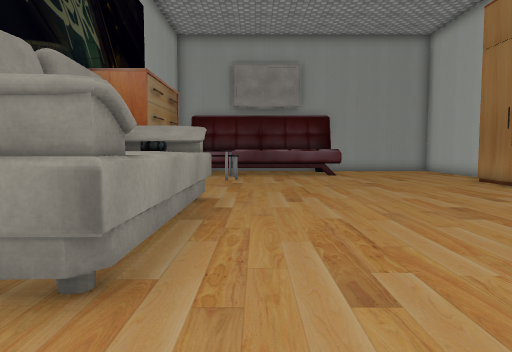
View 1 (above)

16 first-person views from a walk through a 3-D level made in the Unity game engine. The camera is 1.2 m above the floor, tilts 4° down and sees 70° across. The floor is counted in squares, 1 m on a side. Each view is taken from the middle of a square. On the plan, view 1 faces up. The plan holds only what a view shows up to about 15 squares ahead; the rest is blank. The place goes on beyond the plan. Some animated figures are not drawn. Some surface patterns are stand-ins.

View 2
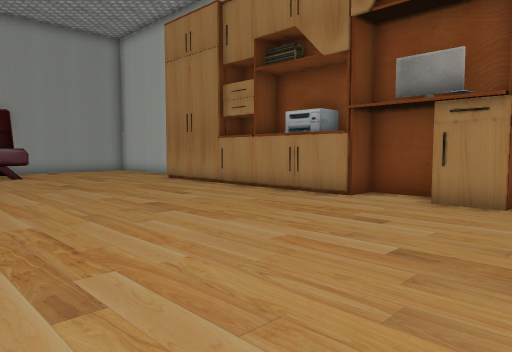

View 3
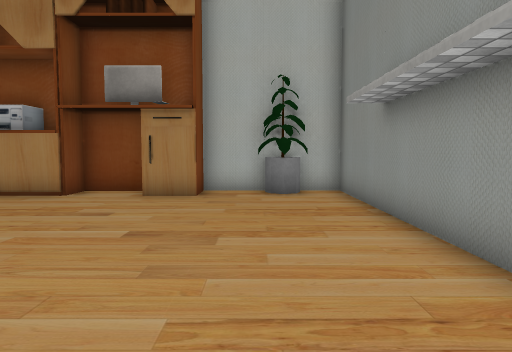

View 4
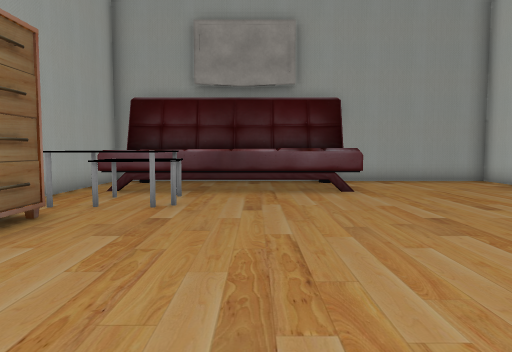

View 5
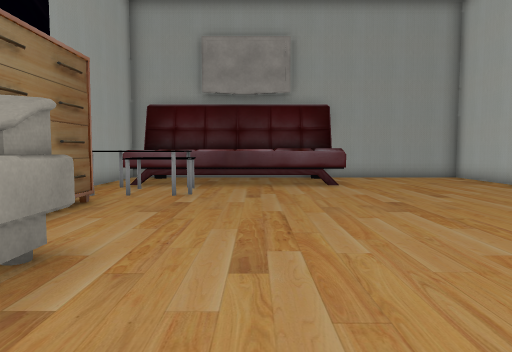

View 6
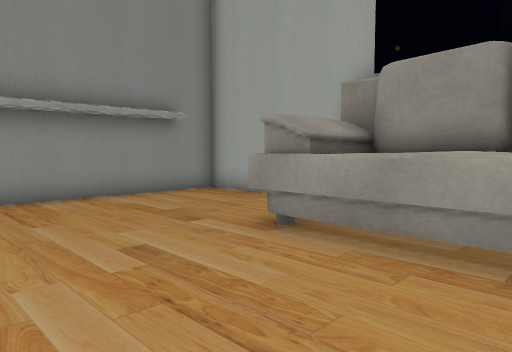

View 7
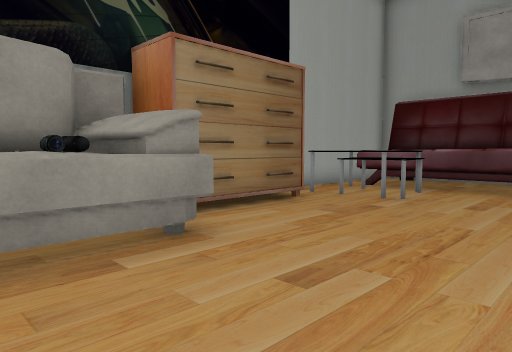

View 8
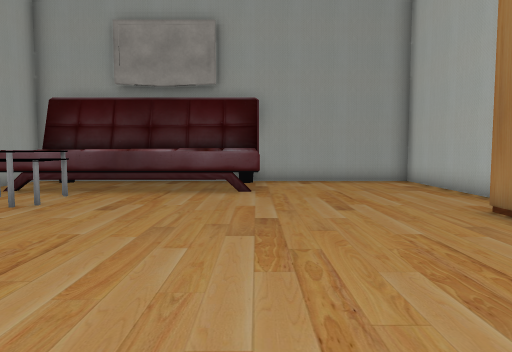

View 9
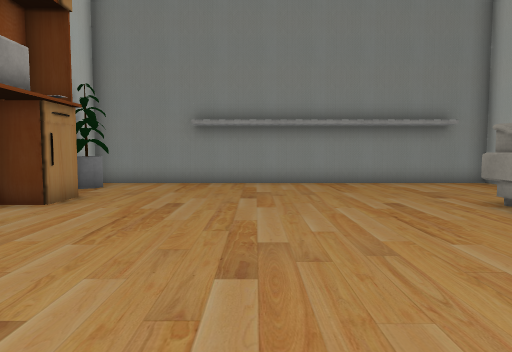

View 10
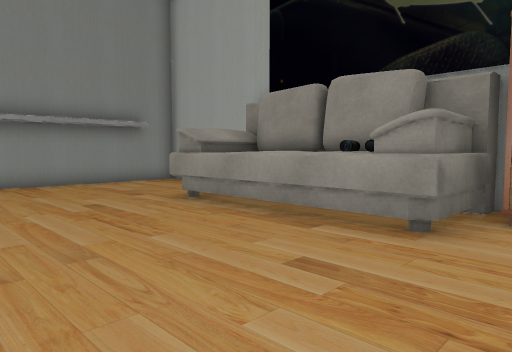

View 11
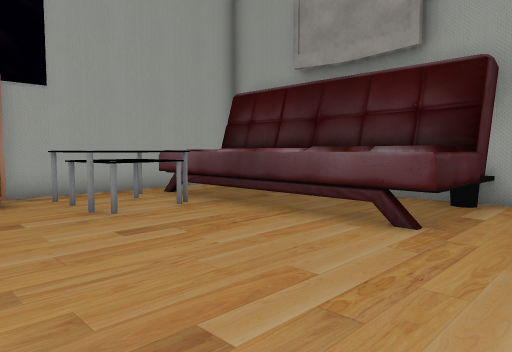

View 12
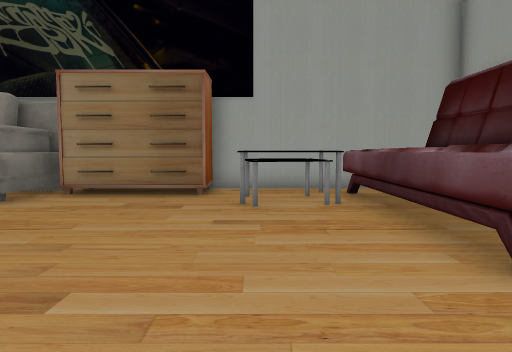

View 13
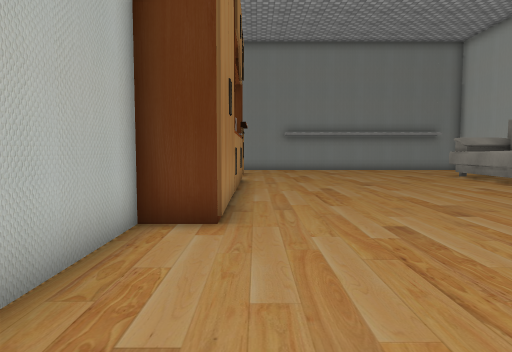

View 14
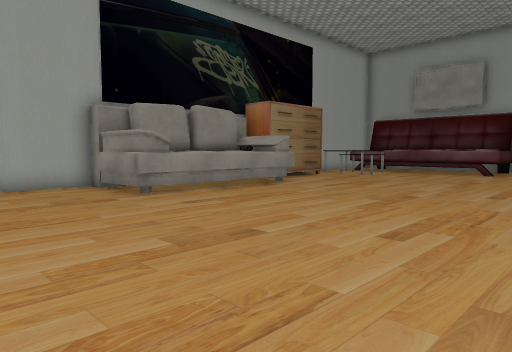

View 15
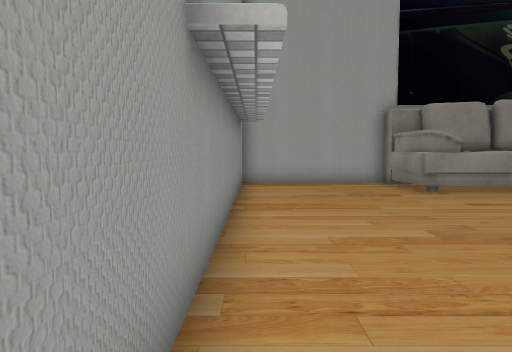

View 16
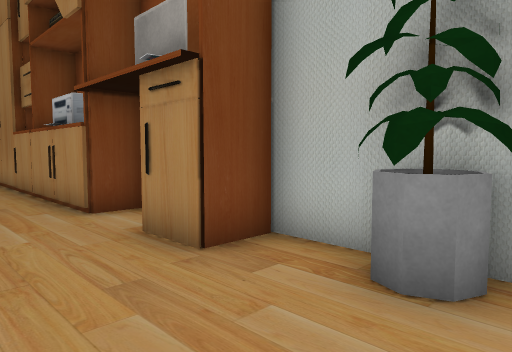

### Floor plan
Points are (right, up) in squares from view 1. A wall is a line through its corners. A room is listed if a view was taken in it or the views show most of it. See-through windows are left out.
Room 1 (views 1, 2, 3, 4, 5, 6, 7, 8, 9, 10, 11, 12, 13, 14, 15, 16)
walls: (9.9, 14) (9.9, 21.3) (4.4, 21.3); (9.8, 3.2) (9.8, 5.1) (9.4, 5.1); (-4.5, 2.8) (-4.5, -2.5) (9.9, -2.5) (9.9, 1.6); (-4.5, 21.3) (-4.5, 13.6)
objects: other object (-4, 3) to (-1, 9); other object (-4, 10) to (-3, 14); other object (-4, 18) to (4, 21); table (-3, 15) to (-2, 15); table (-3, 17); other object (-2, 7); other object (-2, 8); table (-1, 15) to (-1, 17); other object (9, -1) to (9, 0); other object (9, 2) to (9, 3); other object (9, 5); other object (9, 6) to (9, 8); other object (9, 9) to (9, 10); other object (9, 11) to (9, 13)

Where each view was taken, in squares from view 1:
view 1: 0 up, 0 right, facing up
view 2: 0 up, 0 right, facing up-right
view 3: 0 up, 1 left, facing right
view 4: 7 up, 1 right, facing up
view 5: 5 up, 1 right, facing up
view 6: 7 up, 3 right, facing down-left
view 7: 6 up, 3 right, facing up-left
view 8: 7 up, 4 right, facing up
view 9: 11 up, 4 right, facing down
view 10: 11 up, 4 right, facing down-left
view 11: 12 up, 6 right, facing up-left
view 12: 15 up, 7 right, facing left
view 13: 20 up, 8 right, facing down
view 14: 2 down, 8 right, facing up-left
view 15: 2 down, 9 right, facing left
view 16: 2 down, 6 right, facing up-right
